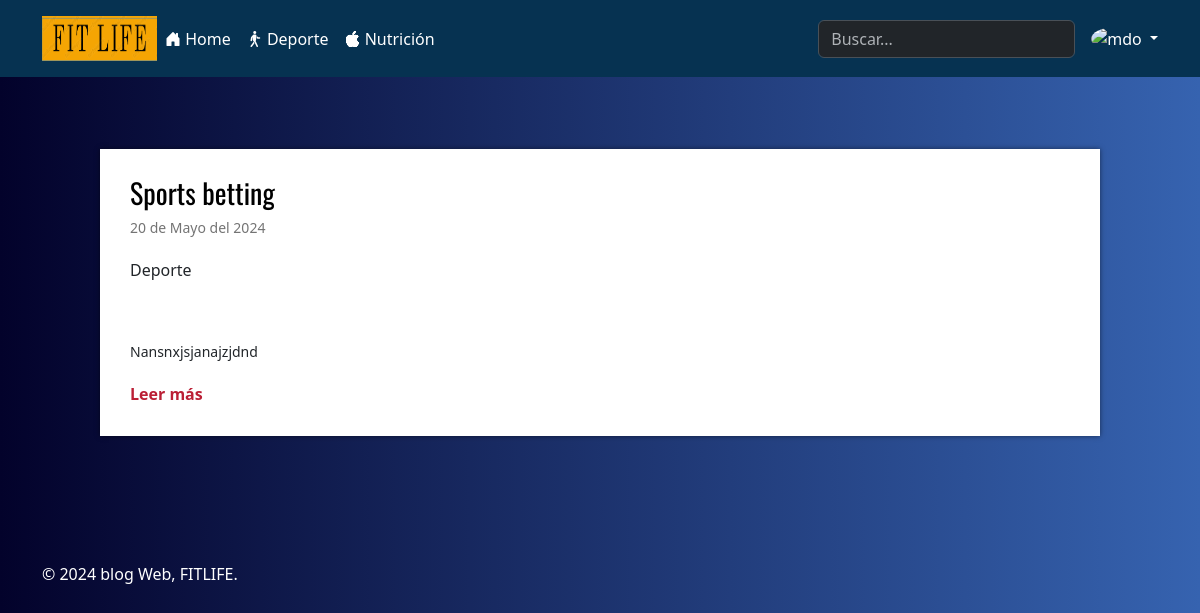
The app's page /Deporte.php (signed in) with its own data.
### tables this page shows
CREATE TABLE `publicaciones` (
  `id` int(11) NOT NULL COMMENT 'id de la publicación',
  `titulo` varchar(200) NOT NULL COMMENT 'titulo de la publicación',
  `extracto` varchar(200) NOT NULL COMMENT 'extracto de la publicación',
  `texto` text NOT NULL COMMENT 'texto de la publicación',
  `thumb` varchar(70) NOT NULL COMMENT 'imagen de la publicación',
  `tema` varchar(50) NOT NULL COMMENT 'tema de la publicación',
  `fecha` timestamp NOT NULL DEFAULT current_timestamp() COMMENT 'fecha de la publicación',
  `creador` varchar(100) NOT NULL COMMENT 'creador de la publicacion',
  `status` varchar(30) NOT NULL,
  `id_usuario` int(11) NOT NULL COMMENT 'id del creador',
  `notificacion` text DEFAULT NULL
);

### Deporte.php (called while the page is built, shortened)
<?php
require 'admin/config.php';
require 'functions.php';
$conexion = conexion($bd_config);
$statment = $conexion->prepare('SELECT * FROM publicaciones WHERE tema LIKE "deporte" AND status = "activo" ORDER BY fecha DESC');
$statment->execute();
$salud = $statment->fetchAll();
require 'views/deporte.view.php';
?>

### functions.php (called while the page is built, shortened)
<?php
function fecha($fecha){
    $timestamp = strtotime($fecha);
    $meses = ['Enero', 'Febrero', 'Marzo', 'Abril',
            'Mayo', 'Junio', 'Julio', 'Agosto',
            'Septiembre', 'Octubre', 'Noviembre',
            'Diciembre'];
    $dia = date('d', $timestamp);
    $mes = date('m', $timestamp) -1;
    $year = date('Y', $timestamp);
    $fecha = "$dia de " . $meses[$mes] . " del $year";
    return $fecha;
}
?>

### views/deporte.view.php (the view, shortened to what this page needs)
<?php
require 'views/header.php'; ?>
    <div class="contenedor">
    <br><br><br>
    <?php   foreach($salud as $post): ?>
        <div class="post">
            <article>
                <h2 class="titulo"><a href="single.php?id=<?php echo $post['id']; ?>" class="text-decoration-none"><?php echo $post['titulo']; ?></a></h2>
                <p class="fecha"><?php echo fecha($post['fecha']); ?></p>
                <p class="tema"><?php echo $post['tema'];?></p>
                <div class="thumb">
                </div>
                <p class="extracto"><?php echo $post['extracto']; ?></p>
                <a href="single.php?id=<?php echo $post['id']; ?>" class="continuar text-decoration-none">Leer más</a>
            </article>
        </div>
    <?php   endforeach; ?>
    </div>
<?php require 'footer.php'; ?>

### css/estilos.css (style rules this page uses)
* { margin: 0; padding: 0; -webkit-box-sizing: border-box; -moz-box-sizing: border-box; box-sizing: border-box; }
body { font-size: 16px; font-family: 'Open Sans', sans-serif; background: #13486f; border: none; }
h1, h2, h3, h4, h5, h6 { font-family: "Oswald", Arial, Sans-serif; font-weight: normal; }
a { text-decoration: none; color:#d4dfe3; }
.contenedor { max-width: 1000px; width: 90%; margin: auto; }
.post { width: 100%; background: #fff; box-shadow: 0px 0px 5px rgba(0,0,0, .5); margin-bottom: 30px; padding: 30px; border: none; }
.post article .titulo { font-family: "Oswald", Arial, Sans-serif; font-size: 28px; font-weight: normal; line-height: 28px; margin-bottom: 10px; }
.post article .titulo a { color:#000; }
.post article .fecha { color:#747474; font-size: 14px; margin-bottom: 20px; }
.post article .thumb { margin-bottom: 20px; }
.post article .extracto { font-size: 14px; line-height: 20px; margin-bottom: 20px; }
.post article .continuar { color:#BB1F35; font-weight: bold; }

### css/IndexAdmin/PanelControl.css (style rules this page uses)
:root { --fontPrimary: "Montserrat", sans-serif; }

### css/styleTime.css (style rules this page uses)
body { background: #1E3C72 !important; background: -webkit-linear-gradient(to right, #03022b, #102b5e) !important; background: linear-gradient(to right, #03022b, #3663b0) !important; min-height: 100vh; }

### records on screen
publicaciones: titulo "Sports betting", fecha "20 de Mayo del 2024", tema "Deporte", extracto "Nansnxjsjanajzjdnd"
